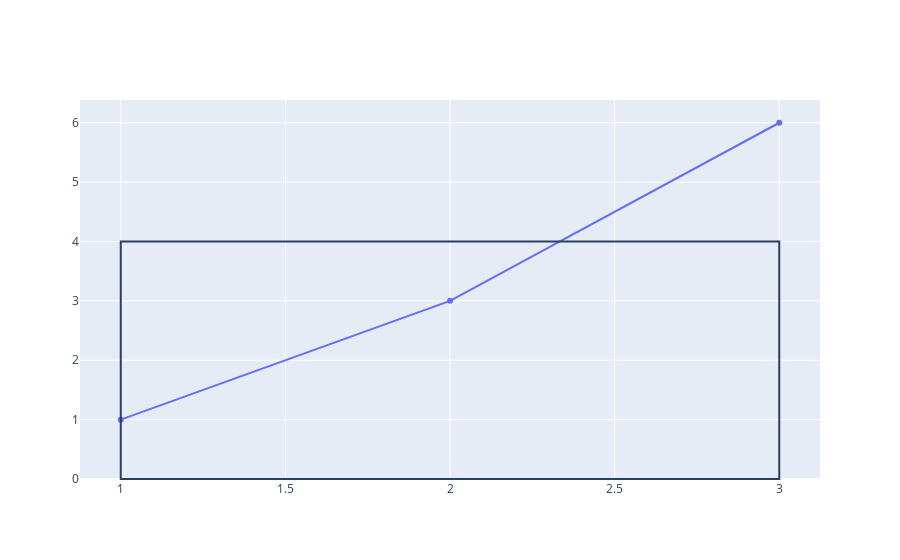

Here is the notebook cell this chart was saved with:
### Code cell
fig5.show(config={'modeBarButtonsToAdd':[
                                        'drawrect',
                                        'eraseshape'
                                       ]})

### Figure 1 — Plotly figure (JSON) as saved in the notebook; plotly's stock layout.template omitted (floating-point values rounded to 4 significant figures)
{"data": [{"type": "scatter", "x": [1, 2, 3], "y": [1, 3, 6]}], "layout": {"dragmode": "drawrect", "shapes": [{"editable": true, "x0": 1, "x1": 3, "xref": "x", "y0": 0, "y1": 4, "yref": "y"}]}}
